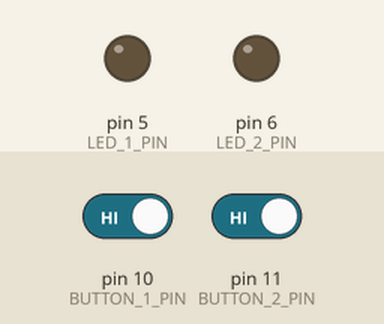
A program run on a simulated Arduino Uno, built with avr-gcc and run on an emulated ATmega328P. On the bench: output pins drawn as LEDs (lit = HIGH). Dashed ring = blinking. The inputs (shaded band) are chosen by the test bench; at power-on: pin 10 (BUTTON_1_PIN) HIGH, pin 11 (BUTTON_2_PIN) HIGH.

Above: at 1.2 s.
1.3 s: pin 10 (BUTTON_1_PIN) driven LOW and pin 11 (BUTTON_2_PIN) driven LOW
At 1.54 s:
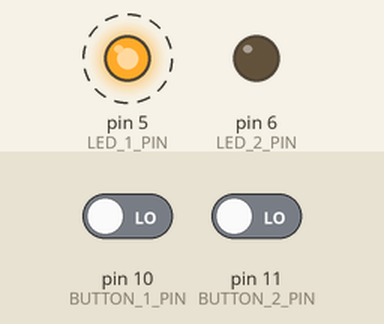
4.3 s: pin 10 (BUTTON_1_PIN) driven HIGH
At 4.7 s:
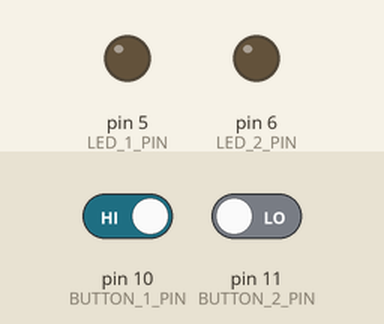
5.8 s: pin 10 (BUTTON_1_PIN) driven LOW
At 6.54 s:
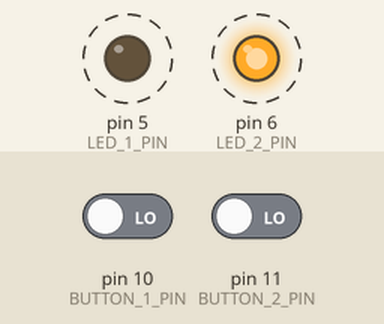
8.8 s: pin 11 (BUTTON_2_PIN) driven HIGH
At 9.4 s:
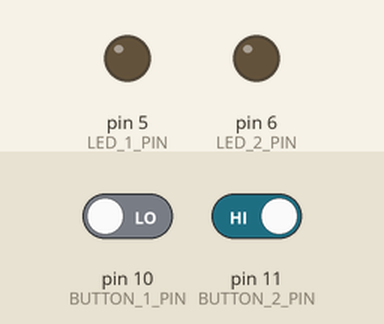
Timing chart, 0 to 11.3 s (numbered marks = the images above; inputs shaded):
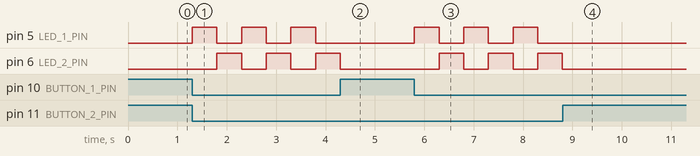

Measured:
- after the input at 1.3 s, pin 5 (LED_1_PIN): alternates HIGH for 0.50 s and LOW for 0.50 s, starting at once; pin 6 (LED_2_PIN): alternates HIGH for 0.50 s and LOW for 0.50 s, starting after 0.50 s
- after the input at 4.3 s, pin 5 (LED_1_PIN): stays LOW (without the input it goes to HIGH after 1.0 s); pin 6 (LED_2_PIN): HIGH → LOW after 0.00 s instead of 1.0 s
- after the input at 5.8 s, pin 5 (LED_1_PIN): alternates HIGH for 0.50 s and LOW for 0.50 s, starting at once; pin 6 (LED_2_PIN): alternates HIGH for 0.50 s and LOW for 0.50 s, starting after 0.50 s
- after the input at 8.8 s, pin 5 (LED_1_PIN), pin 6 (LED_2_PIN): stops changing and stays LOW

The program:

main.cpp
```cpp
#include <Arduino.h>
#include <avr/io.h>
#include <avr/interrupt.h>

// Pin numbers
#define BUTTON_1_PIN PB2
#define BUTTON_2_PIN PB3
#define LED_1_PIN PD5
#define LED_2_PIN PD6

// Digital pin masks for buttons and LEDs
#define BUTTON_1_MASK _BV(BUTTON_1_PIN)
#define BUTTON_2_MASK _BV(BUTTON_2_PIN)
#define LED_1_MASK _BV(LED_1_PIN)
#define LED_2_MASK _BV(LED_2_PIN)

// Variables for button state
volatile bool prevButton1State = HIGH;
volatile bool prevButton2State = HIGH;
volatile bool bothButtonsPressed = LOW;

// Variables for non-blocking delay
volatile unsigned long previousMillis1 = 0;
volatile unsigned long previousMillis2 = 0;
volatile unsigned long previousBothButtonsMillis = 0;
const long interval = 500;

void setup()
{
  Serial.begin(9600);
  // Set input (buttons) and output (LEDs) pins.
  DDRD |= B01100000;
  DDRB &= ~BUTTON_1_MASK;
  DDRB &= ~BUTTON_2_MASK;

  // Enable pin change interrupt on button pins
  PCICR |= _BV(PCIE0);
  PCMSK0 |= _BV(PCINT2);
  PCMSK0 |= _BV(PCINT3);

  // Enable global interrupts
  sei();
}

/// @brief Function to handle the different button inputs and LED outputs.
/// @param ledPin
/// @param previousMillis
/// @param prevButtonState
void handleButtonPress(int ledPin, volatile unsigned long &previousMillis, volatile bool &prevButtonState)
{
  if (prevButtonState)
  {
    unsigned long currentMillis = millis();
    if (currentMillis - previousMillis >= interval)
    {
      PORTD ^= _BV(ledPin);
      previousMillis = currentMillis;
    }
    prevButtonState = LOW;
  }
  else
  {
    PORTD &= ~_BV(ledPin);
    prevButtonState = HIGH;
  }
}

/// @brief Function that checks if both buttons are pressed or not.
void checkBothButtonsPressed()
{
  if (!(PINB & BUTTON_1_MASK) && !(PINB & BUTTON_2_MASK))
  {
    bothButtonsPressed = HIGH;
  }
  else
  {
    bothButtonsPressed = LOW;
  }
}

/// @brief Function that turns off all LEDs.
void handleNoButtonsPressed()
{
  // We use the bitwise AND operator (&) to clear the bit in the PORTD register
  PORTD &= ~_BV(LED_1_PIN);
  PORTD &= ~_BV(LED_2_PIN);
  prevButton1State = HIGH;
  prevButton2State = HIGH;
}

/// @brief Function that blinks the LEDs based on the interval.
void blinkLEDs()
{
  unsigned long currentMillis = millis();
  if (currentMillis - previousBothButtonsMillis >= interval)
  {
    // Toggle the bit in the PORTD register that corresponds to LED_1_PIN.
    if (PORTD & LED_1_MASK)
    {
      PORTD &= ~LED_1_MASK;
      PORTD |= LED_2_MASK;
    }
    else
    {
      PORTD &= ~LED_2_MASK;
      PORTD |= LED_1_MASK;
    }
    previousBothButtonsMillis = currentMillis;
  }
}

/// @brief Interrupt service routines for the buttons
/// @param  PCINT0_vect
ISR(PCINT0_vect)
{
  // Debug output
  // Serial.print("PINB state: ");
  // Serial.println(PINB, BIN);

  // Button 1 is pressed
  if (!(PINB & BUTTON_1_MASK) && prevButton1State)
  {
    handleButtonPress(LED_1_PIN, previousMillis1, prevButton1State);
  }

  // Button 2 is pressed
  if (!(PINB & BUTTON_2_MASK) && prevButton2State)
  {
    handleButtonPress(LED_2_PIN, previousMillis2, prevButton2State);
  }

  // Both buttons are pressed
  checkBothButtonsPressed();

  // Both buttons are not pressed
  handleNoButtonsPressed();
}

void loop()
{
  // If both buttons are pressed, blink the LEDs
  if (bothButtonsPressed)
  {
    blinkLEDs();
  }
}
```
